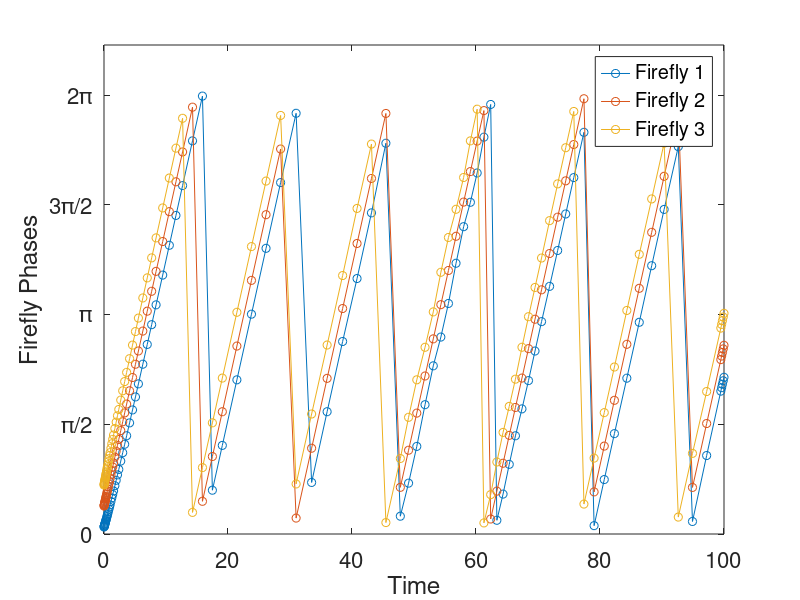
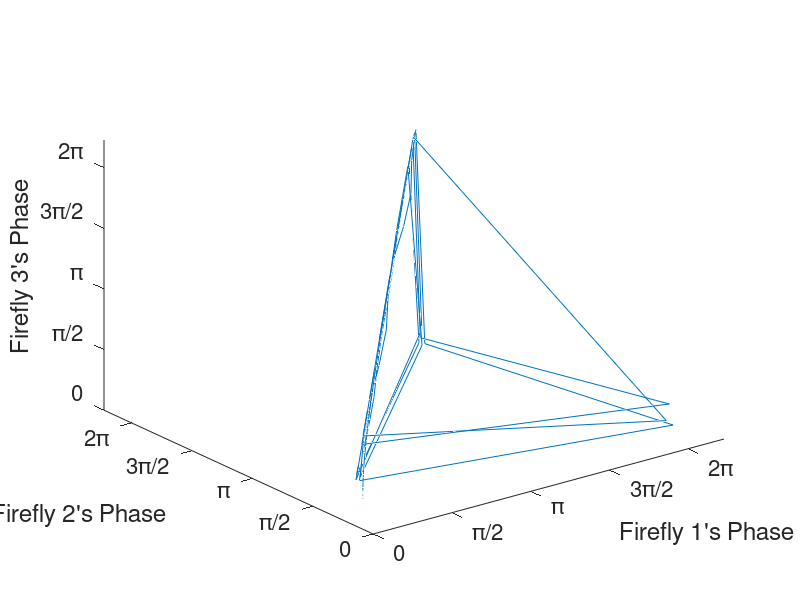

The MATLAB source for these figures, in order:
% omega and A values
w1 = 0.1;
w2 = 0.4;
w3 = 0.7;
A = 0.7;

%system of ODE's
f = @(t,y) [w1 + (A/3 * (sin(y(2)-y(1))+sin(y(3)-y(1))));
    w2 + (A/3 * (sin(y(3)-y(2))+sin(y(1)-y(2))));
    w3 + (A/3 * (sin(y(2)-y(3))+sin(y(1)-y(3))))];

% initial values for system
IV = [w1, w2, w3];

% time steps
tfinal = 100;

% solve ODE
[t,y] = ode45(f, [0, tfinal], IV);
ymod2pi = mod(y, 2*pi);

figure
plot(t, ymod2pi, '-o')
xlabel("Time")
ylabel("Firefly Phases")
yticks(0:pi/2:2*pi);  
yticklabels({'0', '\pi/2', '\pi', '3\pi/2', '2\pi'}); 
legend('Firefly 1', 'Firefly 2', 'Firefly 3')
set(gca, 'FontSize', 16)


figure
plot3(ymod2pi(:,1), ymod2pi(:, 2), ymod2pi(:, 3))
hold on
xlabel("Firefly 1's Phase")
ylabel("Firefly 2's Phase")
zlabel("Firefly 3's Phase")
xticks(0:pi/2:2*pi);  
xticklabels({'0', '\pi/2', '\pi', '3\pi/2', '2\pi'}); 
yticks(0:pi/2:2*pi);  
yticklabels({'0', '\pi/2', '\pi', '3\pi/2', '2\pi'}); 
zticks(0:pi/2:2*pi);  
zticklabels({'0', '\pi/2', '\pi', '3\pi/2', '2\pi'});
set(gca, 'FontSize', 16)
hold off



